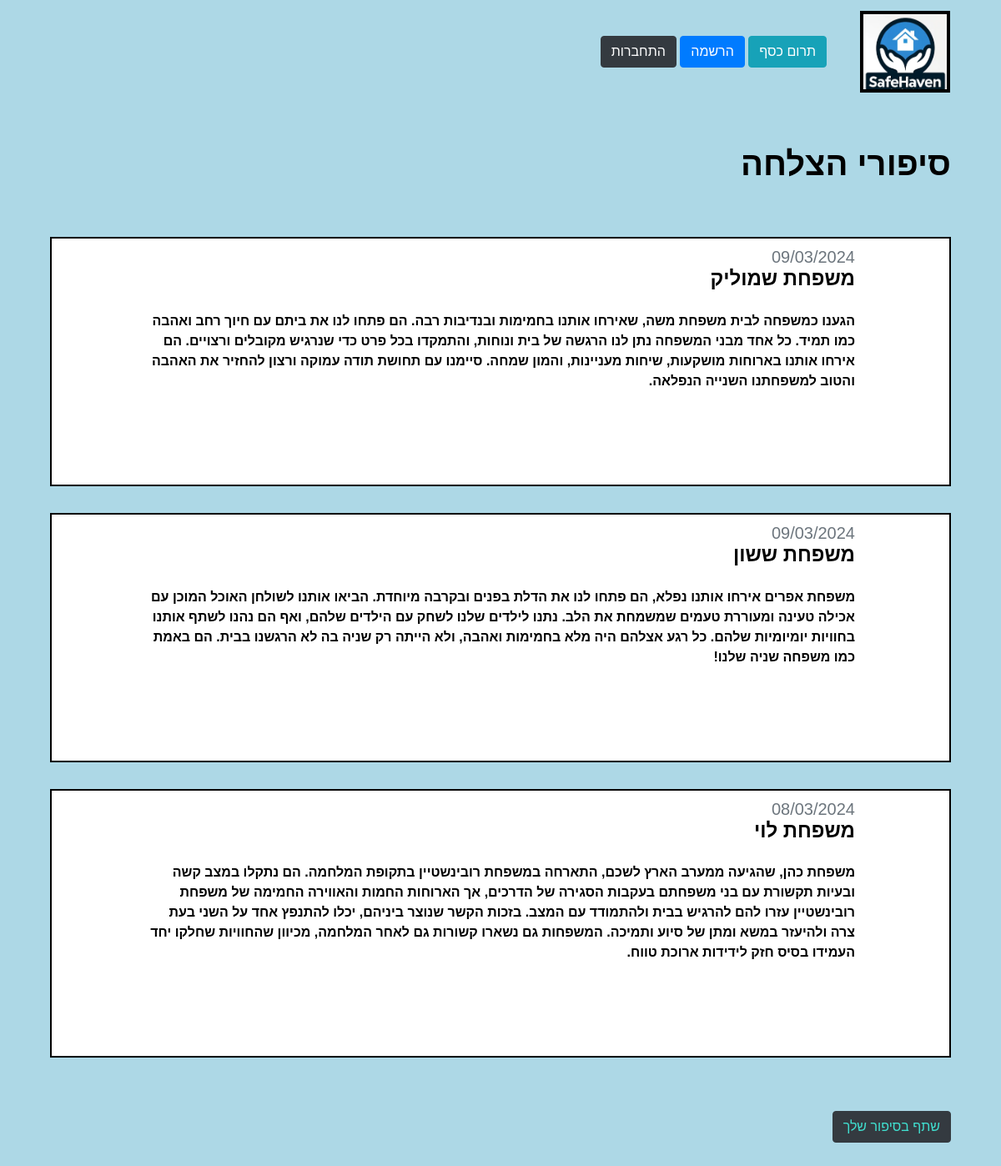
Page /success_story/all_stories/ on the earlier database version.
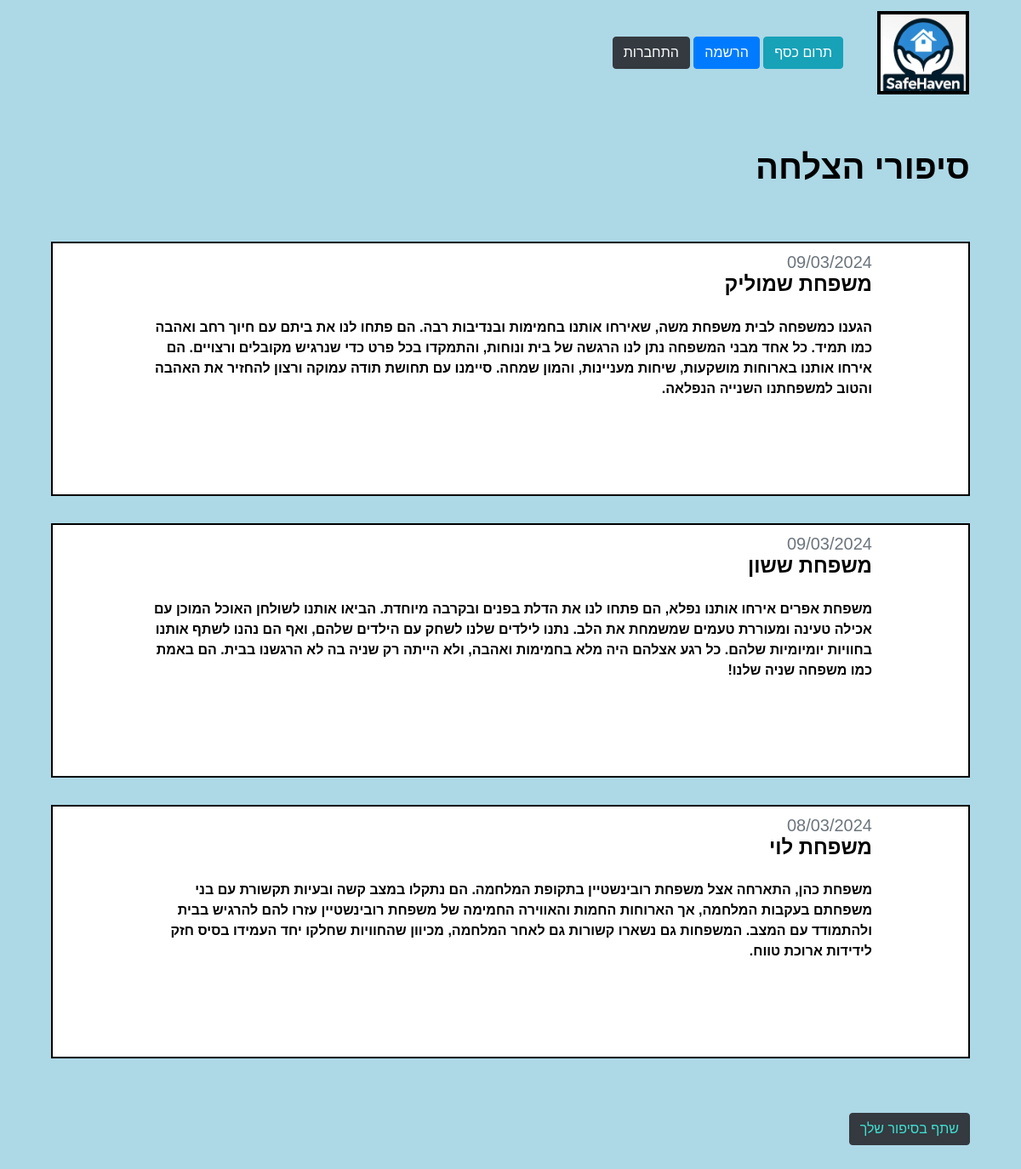
Same page on the later database version.
### success_story/models.py (models this page shows, shortened)
class story(models.Model):
    date = models.DateField(default=date.today, verbose_name='תאריך')
    name = models.CharField(max_length=100, blank=False, verbose_name='שם')
    text = models.TextField(max_length=5000, blank=False, verbose_name='תיאור')
    class Meta:
        verbose_name_plural = "סיפורי הצלחה"

### success_story/views.py (the view)
# urls.py: path('all_stories/', views.all_stories, name='all_stories'),
def all_stories(request):
    stories = story.objects.all()
    return render(request, 'success_story/all_stories.html', {'stories': stories})

### host/templatetags/user_filters.py (called while the page is built)
@register.filter(name='has_group')
def has_group(user, group_name):
    group = Group.objects.get(name=group_name)
    return group in user.groups.all()

### success_story/templates/success_story/all_stories.html (shortened to what this page needs)
{% extends 'base_layout.html' %}
{% block content %}
<div class="container" class="rtl-class">
    <br>
    <br>
    <h1 style="color:black;"><b>סיפורי הצלחה</b></h1>
    <br>
    <br>
    <div class="list-group" class="rtl-class">
        {% for story in stories %}
            <div class="row justify-content-center my-3 aid_org" class="rtl-class" >
                <div class="col-md-10">
                    <h5 class="text-muted">{{ story.date|date:'d/m/Y'|upper }}</h5>
                    <h4><b>{{ story.name }}</b></h4>
                    <br>
                    <b>{{ story.text }}</b>
                    <br>
                    <br>
                    <br>
                    <br>
                </div>
            </div>
        {% endfor %}
    </div>
    <br>
    <br>
    <a role="button" href="{% url 'success_story:create_story' %}" class="btn btn-dark" style="color: turquoise;">שתף בסיפור שלך</a>
    <br>
    <br>
    <br>
    <br>
</div>
{% endblock %}

Differences in the rows shown:
changed story "משפחת לוי": text "משפחת כהן, שהגיעה ממערב הארץ לשכם, התארחה במשפחת רובינשטיין בתקופת המלחמה. הם נתקלו במצב קשה ובעיות תקשורת עם בני משפחתם בעקבות הסגירה של הדרכים, אך הארוחות החמות והאווירה החמימה של משפחת רובינשטיין עזרו להם להרגיש בבית ולהתמודד עם המצב. בזכות הקשר שנוצר ביניהם, יכלו להתנפץ אחד על השני בעת צרה ולהיעזר במשא ומתן של סיוע ותמיכה. המשפחות גם נשארו קשורות…" → "משפחת כהן, התארחה אצל משפחת רובינשטיין בתקופת המלחמה. הם נתקלו במצב קשה ובעיות תקשורת עם בני משפחתם בעקבות המלחמה, אך הארוחות החמות והאווירה החמימה של משפחת רובינשטיין עזרו להם להרגיש בבית ולהתמודד עם המצב. המשפחות גם נשארו קשורות…"
